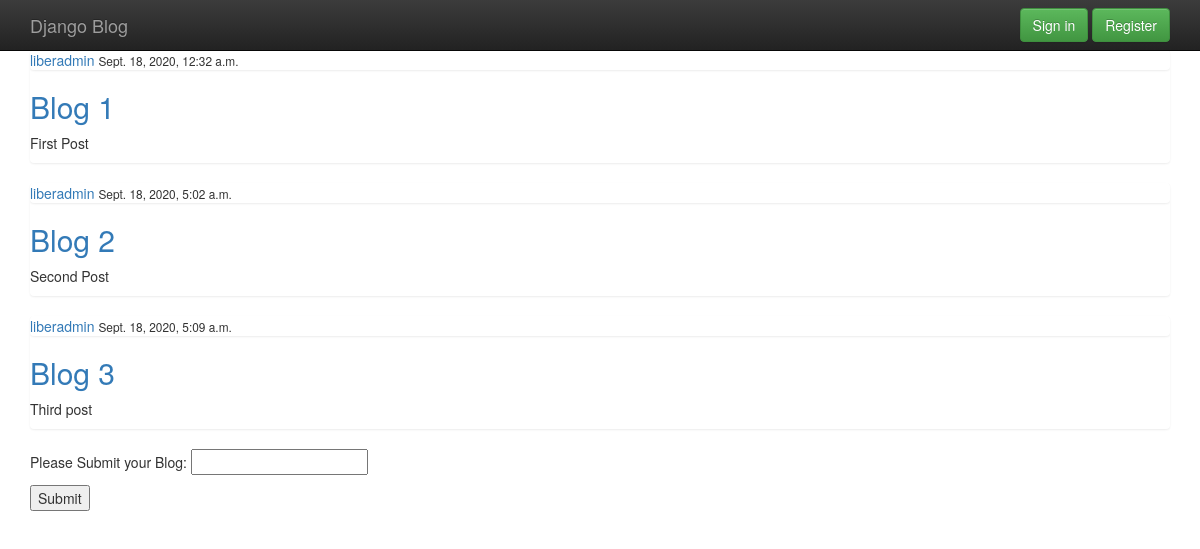
/business, run on an earlier commit of the app's database.
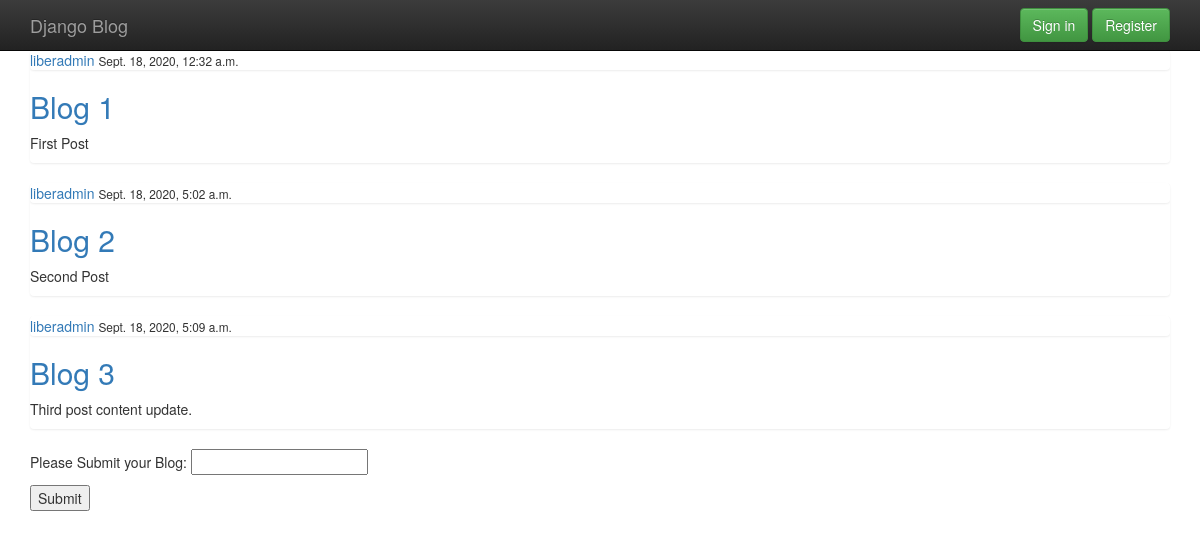
And on a later commit of the database.
### blog/models.py (models this page shows, shortened)
class Post(models.Model):
    title = models.CharField(max_length=100)
    content = models.TextField()
    date_posted = models.DateTimeField(default=timezone.now)
    author = models.ForeignKey(User, on_delete=models.CASCADE)

### blog/views.py (the view)
# urls.py: path('business', views.business, name='business'),
def business(request):
    context = {
        'posts' : Post.objects.all()
    }
    return render(request, "blog/business.html", context)

### blog/templates/blog/business.html (shortened to what this page needs)
{% extends 'blog/base.html' %}
{% block content %}
<section class="container">
{% for post in posts %}
    <div class="list-group">
        <article>
            <div class="media-body">
                <div class="list-group">
                    <a href="#">{{ post.author }}</a>
                    <small>{{ post.date_posted }}</small>
                </div>
                <h2><a href="#">{{ post.title }}</a></h2>
                <p>{{ post.content }}</p>
            </div>
        </article>
    </div>
{% endfor %}
</section>
<section class="container">
    <form action="" method="post">
        <p>
            Please Submit your Blog:
            <input type="text" name="url">
        </p>
        <p>
            <button type="submit">Submit</button>
        </p>
    </form>
</section>
{% endblock content %}

What changed in the data, as far as the page shows it:
changed Post "Blog 3": content "Third post" → "Third post content update."
